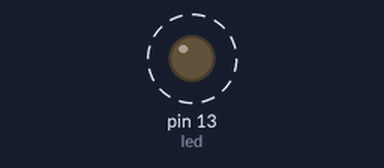
This sketch was run on a simulated Arduino Uno, built with avr-gcc and run on an emulated ATmega328P. Parts: output pins drawn as LEDs (lit = HIGH). Dashed ring = blinking.

Above: at 0.2 s.
Timing chart, 0 to 3.0 s (numbered marks = the images above):
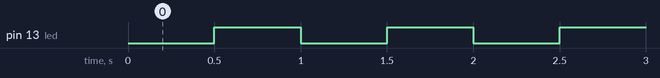

Measured:
- by itself, pin 13 (led): alternates HIGH for 0.50 s and LOW for 0.50 s

The sketch:

230208_led_non_delay__p.ino
```cpp
#define led 13
boolean state = false;
unsigned long pre_time =0;
unsigned long cur_time;

void setup() {
  // put your setup code here, to run once:
  pinMode(led,OUTPUT);
}

void loop() {
  // put your main code here, to run repeatedly:
  cur_time = millis();
  if(cur_time - pre_time >= 500)
  {
    pre_time = cur_time;
    state = !state;
    digitalWrite(led,state);
  }
}
```
